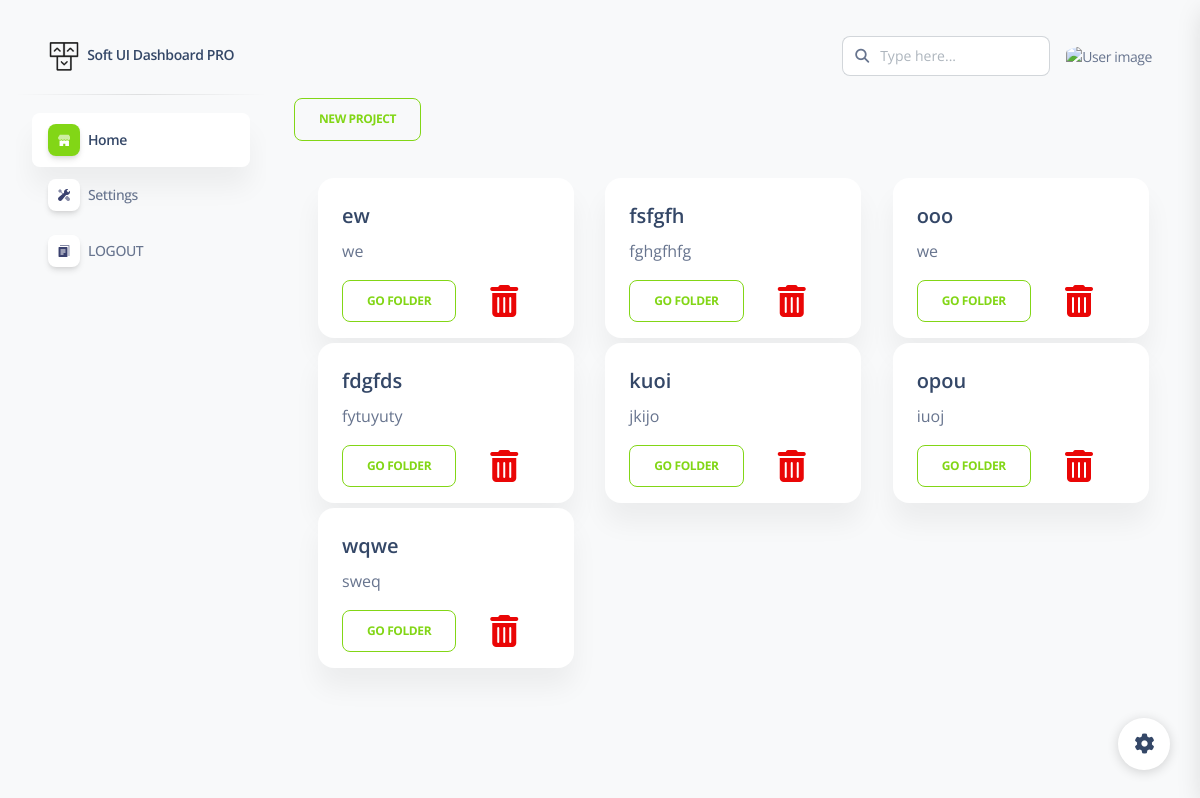
The app's page / (signed in) with its own data.
### apps/home/models.py (models this page shows)
class Folder(models.Model):
    foldername = models.CharField(max_length=50)
    folderdesc = models.CharField(max_length=255)
    folderuser = models.ForeignKey(User,on_delete=models.CASCADE)

### apps/home/views.py (the view)
# urls.py: path('', views.index, name='home'),
@login_required(login_url="/login/")
def index(request):
    print("User id:",request.user.id)
    folder = Folder.objects.filter(folderuser=request.user)
    image = Img.objects.filter(filetitle=request.user.id)
    imgurl = []
    for img11 in image:
        imgurl.append(img11.file.url.split('/mediafiles')[1])
    print("IMGURL",imgurl[0])
    context = {'folder':folder,'segment':'index','image':"static" + imgurl[0]}
    print(datetime.datetime.now().strftime ("%I:%M%p on %B %d, %Y"))
    html_template = loader.get_template('home/index.html')
    return HttpResponse(html_template.render(context, request))

### apps/templates/home/index.html (shortened to what this page needs)
{% extends 'layouts/base.html' %}
{% block body_class %} g-sidenav-show bg-gray-100 {% endblock %}
{% block content %}
<div style="display: flex; padding: 10px 20px; justify-content: space-between">
  <div class="col-12">
    <div class="row">
      <div class="col-6">
        <button
      type="button"
      onclick="clrhome()"
      class="btn btn-outline-success"
      data-bs-toggle="modal"
      data-bs-target="#exampleModal"
    >
      New Project
    </button>
      </div>
    </div>
    <div class="container py-3">
      <div id="pcoded-inner-navbar" class="row">
        {% for i in folder %}
        <div class="col-sm">
          <div class="card" style="margin-top: 5px; width: 16rem; height: 10rem;">
            <div class="card-body">
              <h5 class="card-title">{{i.foldername}}</h5>
              <p class="card-text">{{i.folderdesc}}</p>
              <a href="{% url 'folder' i.id %}" class="btn btn-outline-success"
                >Go Folder
              </a>
              <a style="margin-left: 30px;" href="{% url 'delete' i.id %}" class="btn-outline-danger" title="Delete">
                <i class="fa fa-2x fa-trash"></i>
            </a>
            </div>
          </div>
        </div>
        {% endfor %}
      </div>
    </div>
  </div>
</div>
{% endblock content %}

### apps/templates/layouts/base.html (shortened to what this page needs)
<!DOCTYPE html>
<html lang="en">
<head>
  <link href="/static/assets/css/nucleo-icons.css" rel="stylesheet" />
  <link href="/static/assets/css/icons.css" rel="stylesheet" />
  <link href="/static/assets/css/nucleo-svg.css" rel="stylesheet" />
  <link href="/static/assets/css/nucleo-svg.css" rel="stylesheet" />
  <link id="pagestyle" href="/static/assets/css/soft-ui-dashboard.css?v=1.0.5" rel="stylesheet" />
</head>
<body class="{% block body_class %}{% endblock %}">
  {% include "includes/sidebar.html" %}
  <main class="main-content max-height-vh-100 h-100">
    {% include "includes/navigation.html" %}
    {% block content %}{% endblock content %}
  </main>
  {% include "includes/fixed-plugin.html" %}
</body>
</html>

### apps/templates/includes/sidebar.html (shortened to what this page needs)
  <aside class="sidenav navbar navbar-vertical navbar-expand-xs border-0 border-radius-xl my-3 fixed-start ms-3 " id="sidenav-main">
    <div class="sidenav-header">
      <a class="navbar-brand m-0" href="/">
        <img src="/static/assets/img/logo-ct-dark.png" class="navbar-brand-img h-100" alt="main_logo">
        <span class="ms-1 font-weight-bold">Soft UI Dashboard PRO</span>
      </a>
    </div>
    <hr class="horizontal dark mt-0">
    <div class="collapse navbar-collapse  w-auto h-auto h-100" id="sidenav-collapse-main">
      <ul id="home1" class="navbar-nav">
        <li id="home" class="nav-item ">
          <a id="home2" class="nav-link {% if 'index' in segment %} active {% endif %}" href="/">
            <div id="home3" class="icon icon-shape icon-sm shadow border-radius-md bg-white text-center d-flex align-items-center justify-content-center  me-2">
            </div>
            <span class="sidenav-normal"> Home </span>
          </a>
        </li>
        <li class="nav-item ">
          <a id="set1" class="nav-link {% if 'account-settings.html' in segment %} active {% endif %}" href="/account-settings.html">
            <div id="set2" class="icon icon-shape icon-sm shadow border-radius-md bg-white text-center d-flex align-items-center justify-content-center  me-2">
            </div>
            <span class="sidenav-normal"> Settings </span>
          </a>
        </li>
        <li class="nav-item ">
          <a id="log1" class="nav-link" href="{% url 'logout' %}">
            <div id="log2" class="icon icon-shape icon-sm shadow border-radius-md bg-white text-center d-flex align-items-center justify-content-center  me-2">
            </div>
            <span class="sidenav-normal"> LOGOUT </span>
          </a>
        </li>
      </ul>
    </div>
  </aside>

### apps/templates/includes/navigation.html (shortened to what this page needs)
{% load static %}
<nav
  class="navbar navbar-main navbar-expand-lg position-sticky mt-4 top-1 px-0 mx-4 shadow-none border-radius-xl z-index-sticky"
  id="navbarBlur" data-scroll="true">
  <div class="container-fluid py-1 px-3">
    <div class="collapse navbar-collapse mt-sm-0 mt-2 me-md-0 me-sm-4" id="navbar">
      <div class="ms-md-auto pe-md-3 d-flex align-items-center">
        <div class="input-group">
          <span class="input-group-text text-body"><i class="fas fa-search" aria-hidden="true"></i></span>
          <input id="m-search" type="text" class="form-control" placeholder="Type here...">
        </div>
      </div>
      <ul class="navbar-nav  justify-content-end">
        <li class="nav-item dropdown pe-2 d-flex align-items-center">
          <a href="javascript:;" class="nav-link text-body p-0" id="dropdownMenuButton" data-bs-toggle="dropdown"
            aria-expanded="false">
            <img class="img-radius" width="30" height="30" style="border-radius: 30%;" src="{{image}}" alt="User image">
          </a>
        </li>
      </ul>
    </div>
  </div>
</nav>

### apps/templates/includes/fixed-plugin.html (shortened to what this page needs)
  <div class="fixed-plugin">
    <a class="fixed-plugin-button text-dark position-fixed px-3 py-2">
      <i class="fa fa-cog py-2"> </i>
    </a>
  </div>

### apps/static/assets/css/nucleo-svg.css (style rules this page uses)
.icon { display: inline-block; color: #111111; height: 1em; width: 1em; }
.icon-sm { height: 0.8em; width: 0.8em; }
.icon { fill: currentColor; stroke: none; }

### apps/templates/home/index.html (style rules this page uses)
.navbar-vertical .navbar-nav > .nav-item .nav-link.active .icon { background-image: linear-gradient(310deg, #82d616 0%, #82d616 100%); }

### records on screen
Folder: foldername "ew", folderdesc "we"
Folder: foldername "fsfgfh", folderdesc "fghgfhfg"
Folder: foldername "ooo", folderdesc "we"
Folder: foldername "fdgfds", folderdesc "fytuyuty"
Folder: foldername "kuoi", folderdesc "jkijo"
Folder: foldername "opou", folderdesc "iuoj"
Folder: foldername "wqwe", folderdesc "sweq"
